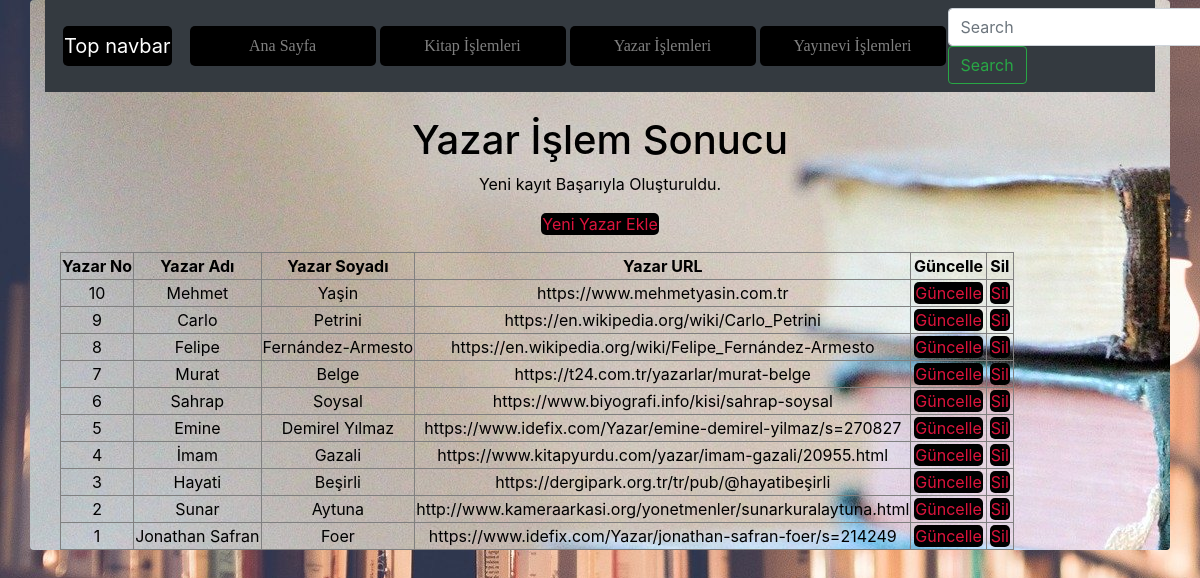
Page /yazar_eklendi.php on the committed database.
### tables this page shows
CREATE TABLE `yazar` (
  `YazarKayitNo` smallint(6) NOT NULL COMMENT 'Yazarın Kayıt Numarası',
  `YazarKayitTarihi` timestamp NOT NULL DEFAULT current_timestamp() COMMENT 'Yazarın Veritabanına Kayıt Edildiği Tarih',
  `YazarAdi` varchar(35) NOT NULL COMMENT 'Yazarın Adı',
  `YazarSoyadi` varchar(35) NOT NULL COMMENT 'Yazarın Soyadı',
  `YazarURL` varchar(200) NOT NULL COMMENT 'Yazarın URL''si'
);

### yazar_eklendi.php (the view, shortened to what this page needs)
<?php
    require_once("baglanti.php");
    $YazarAdi = mysqli_real_escape_string($baglanti, $_POST['YazarAdi']);
    $YazarSoyadi = mysqli_real_escape_string($baglanti, $_POST['YazarSoyadi']);
    $YazarURL = mysqli_real_escape_string($baglanti, $_POST['YazarURL']);
    $sorgu = "INSERT INTO yazar (YazarAdi, YazarSoyadi, YazarURL)
            VALUES ('$YazarAdi', '$YazarSoyadi', '$YazarURL')";
    if (mysqli_query($baglanti, $sorgu)) {
        $islemSonuc = "Yeni kayıt Başarıyla Oluşturuldu.";
    } else {
        $islemSonuc = "Hata: " . $sorgu . "<br>" . mysqli_error($baglanti);
    }
    $sorgu = mysqli_query($baglanti, "SELECT * FROM yazar ORDER BY YazarKayitNo DESC");
?>
<!DOCTYPE html>
<html lang="tr"><head><meta http-equiv="Content-Type" content="text/html; charset=UTF-8">
<link href="bootstrap.min.css" rel="stylesheet">
<link href="bs1.css" rel="stylesheet">
    <link href="./katalog_files/navbar-top.css" rel="stylesheet">
  </head>
  <body>
      <div id="divone" class="container rounded">
    <nav class="navbar navbar-expand-md navbar-dark bg-dark mb-4">
  <a class="navbar-brand" href="https://getbootstrap.com/docs/4.4/examples/navbar-static/#">Top navbar</a>
  <div class="collapse navbar-collapse" id="navbarCollapse">
    <ul class="navbar-nav mr-auto">
      <li class="nav-item">
        <a class="nav-link" href="index.php">Ana Sayfa </a>
      </li>
      <li class="nav-item">
        <a class="nav-link" href="kitap.php">Kitap İşlemleri</a>
      </li>
      <li class="nav-item">
        <a class="nav-link" href="yazar.php">Yazar İşlemleri</a>
      </li>
      <li class="nav-item">
        <a class="nav-link" href="yayinevi.php">Yayınevi İşlemleri</a>
      </li>
    </ul>
    <form class="form-inline mt-2 mt-md-0">
      <input class="form-control mr-sm-2" type="text" placeholder="Search" aria-label="Search">
      <button class="btn btn-outline-success my-2 my-sm-0" type="submit">Search</button>
    </form>
  </div>
</nav>
<main role="main" class="container">
<h1>Yazar İşlem Sonucu</h1>
<p><?php echo $islemSonuc; ?></p>
<p><a href="yazar_ekle.php">Yeni Yazar Ekle</a></p>
<?php
echo("<table border=1>");
    echo("<tr>");
    echo("<td><b>Yazar No</b></td>");
    echo("<td><b>Yazar Adı</b></td>");
    echo("<td><b>Yazar Soyadı</b></td>");
    echo("<td><b>Yazar URL</b></td>");
    echo("<td><b>Güncelle</b></td>");
    echo("<td><b>Sil</b></td>");
    echo("</tr>");
while($satir = mysqli_fetch_assoc($sorgu)){
    echo("<tr>");
    echo("<td>".$satir["YazarKayitNo"]."</td>");
    echo("<td>".$satir["YazarAdi"]."</td>");
    echo("<td>".$satir["YazarSoyadi"]."</td>");
    echo("<td>".$satir["YazarURL"]."</td>");
    echo("<td><a href='yazarguncellenecek.php?YazarKayitNo=".$satir["YazarKayitNo"]."'>Güncelle</a></td>");
    echo("<td><a href='yazarsil.php?YazarKayitNo=".$satir["YazarKayitNo"]."'>Sil</a></td>");
    echo("</tr>");
            }
echo("</table>");
?>
</main>
      </div>
</body></html>

### bs1.css (style rules this page uses)
body { background-image: url(resim.jpg); }
#divone { background-image: url(resim3.jpg); color: black; margin-bottom: 10px; text-align: center; }
.nav-item { width: 190px; }
.nav-item a { color: wheat; font-family: cursive; transition-duration: 0.4s; }
a { color: crimson; text-decoration-line: none; background-color: black; border-radius: 5px; margin: 2px; padding: 1px; }

### navbar-top.css (style rules this page uses)
body { min-height: 75rem; }

### rows in the picture
yazar: YazarKayitNo "10", YazarAdi "Mehmet", YazarSoyadi "Yaşin", YazarURL "https://www.mehmetyasin.com.tr"
yazar: YazarKayitNo "9", YazarAdi "Carlo", YazarSoyadi "Petrini", YazarURL "https://en.wikipedia.org/wiki/Carlo_Petrini"
yazar: YazarKayitNo "8", YazarAdi "Felipe", YazarSoyadi "Fernández-Armesto", YazarURL "https://en.wikipedia.org/wiki/Felipe_Fernández-Armesto"
yazar: YazarKayitNo "7", YazarAdi "Murat", YazarSoyadi "Belge", YazarURL "https://t24.com.tr/yazarlar/murat-belge"
yazar: YazarKayitNo "6", YazarAdi "Sahrap", YazarSoyadi "Soysal", YazarURL "https://www.biyografi.info/kisi/sahrap-soysal"
yazar: YazarKayitNo "5", YazarAdi "Emine", YazarSoyadi "Demirel Yılmaz", YazarURL "https://www.idefix.com/Yazar/emine-demirel-yilmaz/s=270827"
yazar: YazarKayitNo "4", YazarAdi "İmam", YazarSoyadi "Gazali", YazarURL "https://www.kitapyurdu.com/yazar/imam-gazali/20955.html"
yazar: YazarKayitNo "3", YazarAdi "Hayati", YazarSoyadi "Beşirli", YazarURL "https://dergipark.org.tr/tr/pub/@hayatibeşirli"
yazar: YazarKayitNo "2", YazarAdi "Sunar", YazarSoyadi "Aytuna", YazarURL "http://www.kameraarkasi.org/yonetmenler/sunarkuralaytuna.html"
yazar: YazarKayitNo "1", YazarAdi "Jonathan Safran", YazarSoyadi "Foer", YazarURL "https://www.idefix.com/Yazar/jonathan-safran-foer/s=214249"

### other values in the picture
$islemSonuc "Yeni kayıt Başarıyla Oluşturuldu."
